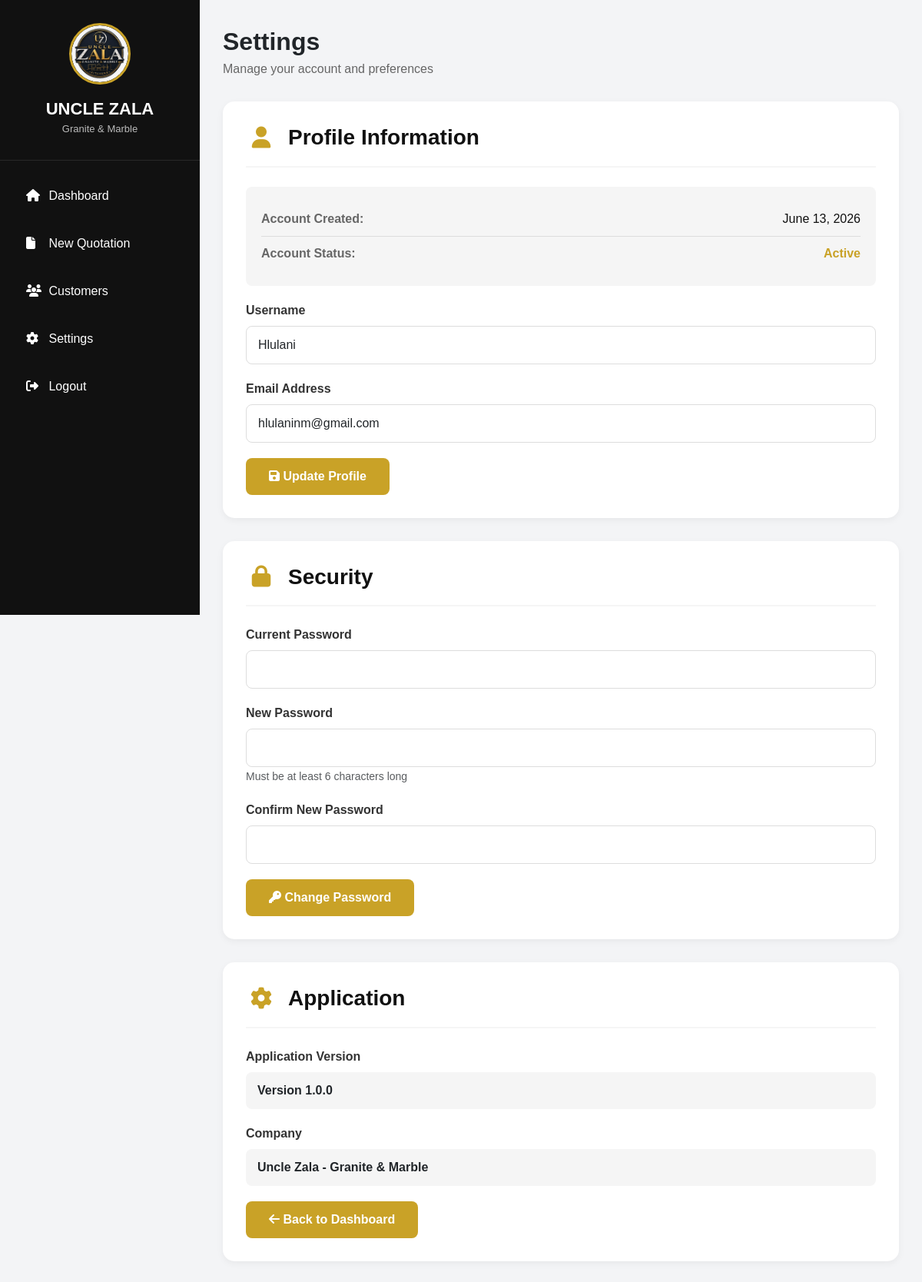
/settings (signed in), run on the app's committed database.
### app.py (models this page shows)
class User(db.Model):
    id = db.Column(db.Integer, primary_key=True)
    username = db.Column(db.String(100), unique=True, nullable=False)
    email = db.Column(db.String(200), unique=True, nullable=False)
    password_hash = db.Column(db.String(200), nullable=False)
    created_at = db.Column(db.DateTime, default=datetime.utcnow)

### app.py (the view, shortened to what this page needs)
@app.route("/settings", methods=["GET", "POST"])
@login_required
def settings():
    user_id = session.get("user_id")
    user = User.query.get(user_id)
    return render_template("settings.html", user=user)

### app.py (called while the page is built)
def login_required(f):
    @wraps(f)
    def decorated_function(*args, **kwargs):
        if not session.get("logged_in"):
            return redirect(url_for("login"))
        return f(*args, **kwargs)
    return decorated_function

### templates/settings.html (shortened to what this page needs)
<!DOCTYPE html>
<html lang="en">
<head>
    <link href="https://cdn.jsdelivr.net/npm/bootstrap@5.3.3/dist/css/bootstrap.min.css" rel="stylesheet">
    <link href="https://cdnjs.cloudflare.com/ajax/libs/font-awesome/6.5.2/css/all.min.css" rel="stylesheet">
</head>
<body>
    <div class="sidebar">
        <div class="logo-section">
            <div class="logo-circle">
                <img src="/static/logo.jpg" alt="Company Logo" style="width: 100%; height: 100%; object-fit: cover; border-radius: 50%;">
            </div>
            <div class="company">UNCLE ZALA</div>
            <div class="subtitle">Granite & Marble</div>
        </div>
        <div class="sidebar-menu">
            <a href="/"><i class="fa fa-home"></i> Dashboard</a>
            <a href="/create"><i class="fa fa-file"></i> New Quotation</a>
            <a href="/customers"><i class="fa fa-users"></i> Customers</a>
            <a href="/settings"><i class="fa fa-gear"></i> Settings</a>
            <a href="/logout"><i class="fa fa-sign-out-alt"></i> Logout</a>
        </div>
    </div>
    <div class="main">
        <div class="top-actions">
            <div>
                <div class="page-title">Settings</div>
                <div class="page-subtitle">Manage your account and preferences</div>
            </div>
        </div>
        <div class="settings-card">
            <div class="settings-header">
                <i class="fa fa-user"></i>
                <h3>Profile Information</h3>
            </div>
            <div class="user-info">
                <div class="user-info-item">
                    <span class="user-info-label">Account Created:</span>
                    <span class="user-info-value">{{ user.created_at.strftime('%B %d, %Y') }}</span>
                </div>
                <div class="user-info-item">
                    <span class="user-info-label">Account Status:</span>
                    <span class="user-info-value"><span style="color:var(--gold); font-weight:bold;">Active</span></span>
                </div>
            </div>
            <form method="POST" action="/settings">
                <div class="form-group">
                    <label class="form-label">Username</label>
                    <input type="text" class="form-control" name="username" value="{{ user.username }}" required>
                </div>
                <div class="form-group">
                    <label class="form-label">Email Address</label>
                    <input type="email" class="form-control" name="email" value="{{ user.email }}" required>
                </div>
                <button type="submit" class="btn btn-gold">
                    <i class="fa fa-save"></i> Update Profile
                </button>
            </form>
        </div>
        <div class="settings-card">
            <div class="settings-header">
                <i class="fa fa-lock"></i>
                <h3>Security</h3>
            </div>
            <form method="POST" action="/settings">
                <div class="form-group">
                    <label class="form-label">Current Password</label>
                    <input type="password" class="form-control" name="current_password" required>
                </div>
                <div class="form-group">
                    <label class="form-label">New Password</label>
                    <input type="password" class="form-control" name="new_password" required>
                    <small class="text-muted">Must be at least 6 characters long</small>
                </div>
                <div class="form-group">
                    <label class="form-label">Confirm New Password</label>
                    <input type="password" class="form-control" name="confirm_password" required>
                </div>
                <button type="submit" class="btn btn-gold">
                    <i class="fa fa-key"></i> Change Password
                </button>
            </form>
        </div>
        <div class="settings-card">
            <div class="settings-header">
                <i class="fa fa-cog"></i>
                <h3>Application</h3>
            </div>
            <div class="form-group">
                <label class="form-label">Application Version</label>
                <div style="padding:12px 15px; background:var(--light); border-radius:8px;">
                    <strong>Version 1.0.0</strong>
                </div>
            </div>
            <div class="form-group">
                <label class="form-label">Company</label>
                <div style="padding:12px 15px; background:var(--light); border-radius:8px;">
                    <strong>Uncle Zala - Granite & Marble</strong>
                </div>
            </div>
            <a href="/" class="btn btn-gold">
                <i class="fa fa-arrow-left"></i> Back to Dashboard
            </a>
        </div>
    </div>
</body>
</html>

### templates/settings.html (style rules this page uses)
:root { --gold:#c9a227; --dark:#111111; --light:#f5f5f5; }
body { background:#f3f4f6; font-family:Arial, Helvetica, sans-serif; }
.sidebar { position:fixed; left:0; top:0; width:260px; height:100vh; background:var(--dark); color:white; }
.logo-section { text-align:center; padding:30px 20px; border-bottom:1px solid rgba(255,255,255,.1); }
.logo-circle { width:80px; height:80px; border-radius:50%; margin:auto; display:flex; align-items:center; justify-content:center; overflow: hidden; border: 3px solid var(--gold); }
.company { margin-top:15px; font-size:22px; font-weight:bold; }
.subtitle { color:#bbb; font-size:13px; }
.sidebar-menu { padding:20px; }
.sidebar-menu a { display:block; color:white; text-decoration:none; padding:14px; border-radius:8px; margin-bottom:10px; transition:.3s; }
.sidebar-menu i { width:25px; }
.main { margin-left:260px; padding:30px; }
.page-title { font-size:32px; font-weight:bold; }
.page-subtitle { color:#666; }
.settings-card { background:white; border-radius:15px; padding:30px; box-shadow:0 3px 10px rgba(0,0,0,.05); margin-bottom:30px; }
.settings-header { display:flex; align-items:center; gap:15px; margin-bottom:25px; padding-bottom:20px; border-bottom:2px solid var(--light); }
.settings-header i { font-size:28px; color:var(--gold); width:40px; text-align:center; }
.settings-header h3 { font-weight:bold; color:var(--dark); margin:0; }
.form-label { font-weight:600; color:#333; margin-bottom:8px; }
.form-control { border-radius:8px; border:1px solid #ddd; padding:12px 15px; }
.form-group { margin-bottom:20px; }
.btn-gold { background:var(--gold); color:white; border:none; padding:12px 30px; border-radius:8px; font-weight:bold; cursor:pointer; transition:.3s; }
.user-info { background:var(--light); padding:20px; border-radius:8px; margin-bottom:20px; }
.user-info-item { display:flex; justify-content:space-between; padding:10px 0; border-bottom:1px solid #ddd; }
.user-info-item:last-child { border-bottom:none; }
.user-info-label { font-weight:bold; color:#666; }
.user-info-value { color:var(--dark); }
.top-actions { display:flex; justify-content:space-between; align-items:center; margin-bottom:30px; }

### data on the page
User: created_at "June 13, 2026", username "Hlulani", email "hlulaninm@gmail.com"
